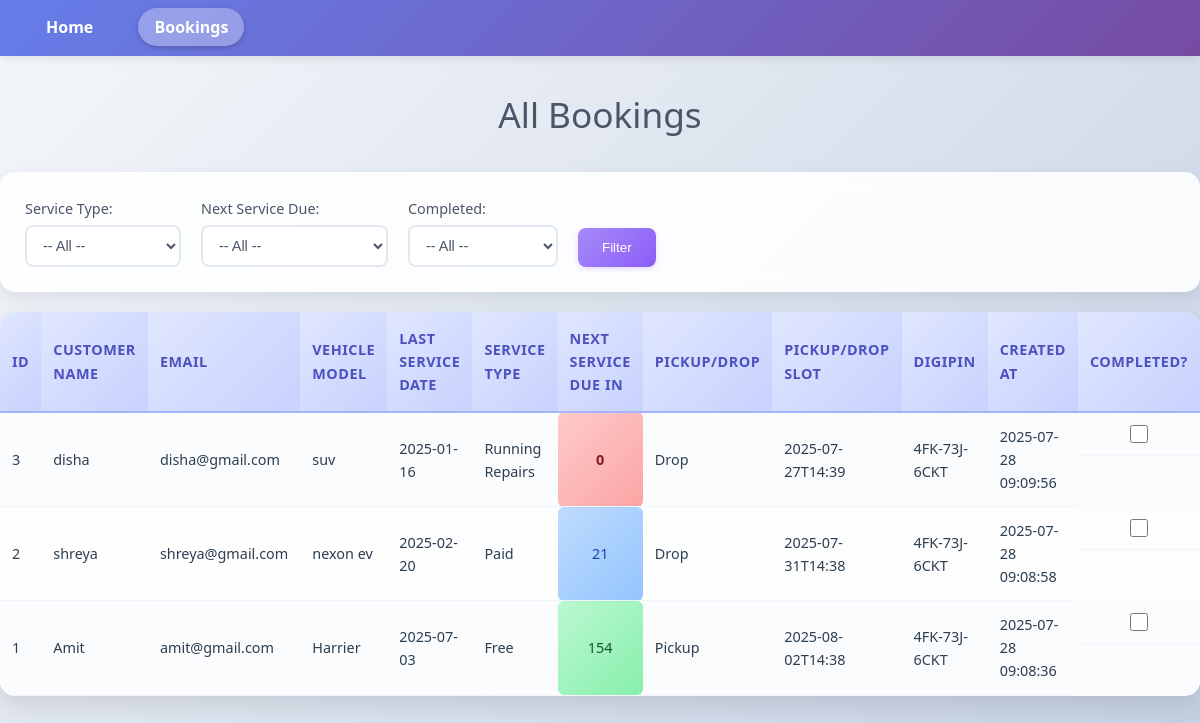
Before: /bookings with the older database file.
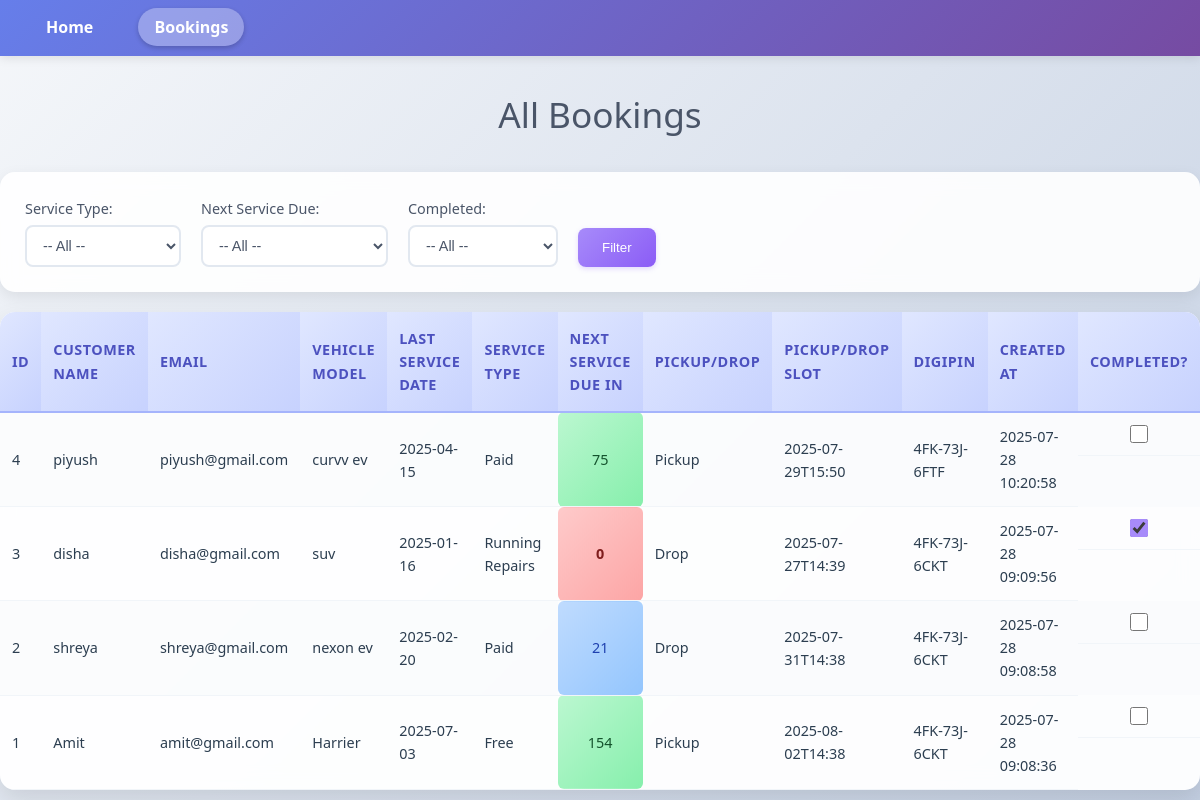
After: the same page with the newer database file.
### tables this page shows
CREATE TABLE bookings (
            id INTEGER PRIMARY KEY AUTOINCREMENT,
            customer_name TEXT,
            email TEXT,
            vehicle_model TEXT,
            license_plate TEXT,
            last_service_date TEXT,
            service_type TEXT,
            warranty_status TEXT,
            pickup_drop TEXT,
            slot TEXT,
            next_service_due_in_X_days TEXT,
            digipin TEXT,
            marked_as_completed INTEGER DEFAULT 0,
            created_at TIMESTAMP DEFAULT CURRENT_TIMESTAMP
        );

### ap4.py (the view, shortened to what this page needs)
@app.route("/bookings", methods=["GET", "POST"])
def bookings():
    service_type_filter = request.args.get("service_type", "").strip()
    next_due_filter = request.args.get("next_due", "").strip()
    marked_completed_filter = request.args.get("marked_completed", "").strip()
    query = "SELECT * FROM bookings WHERE 1=1"
    params = []
    if service_type_filter:
        query += " AND service_type = ?"
        params.append(service_type_filter)
    if next_due_filter:
        if next_due_filter == "due":
            query += " AND CAST(next_service_due_in_X_days AS INTEGER) <= 0"
        elif next_due_filter == "not_due":
            query += " AND CAST(next_service_due_in_X_days AS INTEGER) > 0"
    if marked_completed_filter in ("0", "1"):
        query += " AND marked_as_completed = ?"
        params.append(int(marked_completed_filter))
    query += " ORDER BY created_at DESC"
    with sqlite3.connect(DB_PATH) as conn:
        conn.row_factory = sqlite3.Row
        cur = conn.execute(query, params)
        bookings_list = cur.fetchall()
    print("Filters received:", service_type_filter, next_due_filter, marked_completed_filter)
    return render_template(
        "bookings.html",
        bookings=bookings_list,
        service_type_filter=service_type_filter,
        next_due_filter=next_due_filter,
        marked_completed_filter=marked_completed_filter,
    )

### templates/bookings.html (shortened to what this page needs)
<!DOCTYPE html>
<html>
<head>
</head>
<body>
    <nav>
        <a href="/">Home</a>
        <a href="/bookings" class="active">Bookings</a>
    </nav>
    <h1>All Bookings</h1>
    {% if bookings %}
    <div class="filter-container">
        <form method="get" action="{{ url_for('bookings') }}" id="filterForm" class="filter-form">
            <div class="filter-group">
                <label for="service_type">Service Type:</label>
                <select name="service_type" id="service_type">
                    <option value="">-- All --</option>
                </select>
            </div>
            <div class="filter-group">
                <label for="next_due">Next Service Due:</label>
                <select name="next_due" id="next_due">
                    <option value="">-- All --</option>
                </select>
            </div>
            <div class="filter-group">
                <label for="marked_completed">Completed:</label>
                <select name="marked_completed" id="marked_completed">
                    <option value="">-- All --</option>
                </select>
            </div>
            <button type="submit" class="filter-btn">Filter</button>
        </form>
    </div>
    <div class="table-container">
        <table>
            <tr>
                <th>ID</th>
                <th>Customer Name</th>
                <th>Email</th>
                <th>Vehicle Model</th>
                <th>Last Service Date</th>
                <th>Service Type</th>
                <th>Next Service Due In</th>
                <th>Pickup/Drop</th>
                <th>Pickup/Drop Slot</th>
                <th>DigiPIN</th>
                <th>Created At</th>
                <th>Completed?</th>
            </tr>
            {% for booking in bookings %}
            <tr>
                <td>{{ booking["id"] }}</td>
                <td>{{ booking["customer_name"] }}</td>
                <td>{{ booking["email"] }}</td>
                <td>{{ booking["vehicle_model"] }}</td>
                <td>{{ booking["last_service_date"] }}</td>
                <td>{{ booking["service_type"] }}</td>
                <td class="next-service-cell">{{ booking["next_service_due_in_X_days"] }}</td>
                <td>{{ booking["pickup_drop"] }}</td>
                <td>{{ booking["slot"] }}</td>
                <td>{{ booking["digipin"] }}</td>
                <td>{{ booking["created_at"] }}</td>
                <td class="checkbox-container">
                    <input type="checkbox" class="mark-completed-checkbox" data-booking-id="{{ booking['id'] }}"
                           {% if booking['marked_as_completed']|int == 1 %}checked{% endif %}>
                </td>
            </tr>
            {% endfor %}
        </table>
    </div>
    {% else %}
        <div class="no-bookings">
            <p>No bookings found.</p>
        </div>
    {% endif %}
</body>
</html>

### templates/bookings.html (style rules this page uses)
* { margin: 0; padding: 0; box-sizing: border-box; }
body { font-family: 'Segoe UI', Tahoma, Geneva, Verdana, sans-serif; background: linear-gradient(135deg, #f5f7fa 0%, #c3cfe2 100%); min-height: 100vh; color: #2c3e50; line-height: 1.6; }
nav { background: linear-gradient(135deg, #667eea 0%, #764ba2 100%); padding: 15px 30px; margin-bottom: 30px; box-shadow: 0 2px 10px rgba(0,0,0,0.1); }
nav a { margin-right: 25px; font-weight: 600; color: #ffffff; text-decoration: none; padding: 8px 16px; border-radius: 20px; transition: all 0.3s ease; }
nav a.active { background: rgba(255,255,255,0.3); box-shadow: 0 2px 5px rgba(0,0,0,0.2); }
h1 { text-align: center; color: #4a5568; margin-bottom: 30px; font-size: 2.2em; font-weight: 300; }
.filter-container { background: rgba(255,255,255,0.9); padding: 25px; border-radius: 15px; margin: 20px auto; max-width: 1200px; box-shadow: 0 5px 15px rgba(0,0,0,0.08); backdrop-filter: blur(10px); }
.filter-form { display: flex; flex-wrap: wrap; gap: 20px; align-items: end; }
.filter-group { display: flex; flex-direction: column; min-width: 150px; }
.filter-group label { font-weight: 500; color: #4a5568; margin-bottom: 5px; font-size: 0.9em; }
.filter-group select { padding: 10px 12px; border: 2px solid #e2e8f0; border-radius: 8px; background: white; color: #4a5568; font-size: 0.9em; transition: all 0.3s ease; }
.filter-btn { background: linear-gradient(135deg, #a78bfa 0%, #8b5cf6 100%); color: white; border: none; padding: 12px 24px; border-radius: 8px; font-weight: 500; cursor: pointer; transition: all 0.3s ease; box-shadow: 0 2px 5px rgba(167, 139, 250, 0.3); }
.table-container { background: rgba(255,255,255,0.95); border-radius: 15px; margin: 20px auto; max-width: 1400px; overflow: hidden; box-shadow: 0 10px 25px rgba(0,0,0,0.1); backdrop-filter: blur(10px); }
table { width: 100%; border-collapse: collapse; }
th { background: linear-gradient(135deg, #e0e7ff 0%, #c7d2fe 100%); padding: 15px 12px; text-align: left; font-weight: 600; color: #4c51bf; font-size: 0.9em; text-transform: uppercase; letter-spacing: 0.5px; border-bottom: 2px solid #a5b4fc; }
td { padding: 12px; border-bottom: 1px solid #f1f5f9; font-size: 0.9em; vertical-align: middle; }
tr:nth-child(even) { background: rgba(248, 250, 252, 0.5); }
.priority-overdue { background: linear-gradient(135deg, #fecaca 0%, #fca5a5 100%) !important; color: #7f1d1d; font-weight: 600; border-radius: 6px; padding: 6px 10px; text-align: center; }
.priority-due-later { background: linear-gradient(135deg, #bfdbfe 0%, #93c5fd 100%) !important; color: #1e40af; font-weight: 500; border-radius: 6px; padding: 6px 10px; text-align: center; }
.priority-not-due { background: linear-gradient(135deg, #bbf7d0 0%, #86efac 100%) !important; color: #14532d; font-weight: 500; border-radius: 6px; padding: 6px 10px; text-align: center; }
.checkbox-container { display: flex; justify-content: center; align-items: center; }
.mark-completed-checkbox { width: 18px; height: 18px; accent-color: #a78bfa; cursor: pointer; }

Changed rows visible on the page:
added bookings: id "4", customer_name "piyush", email "piyush@gmail.com", vehicle_model "curvv ev", last_service_date "2025-04-15", service_type "Paid", next_service_due_in_X_days "75", pickup_drop "Pickup", slot "2025-07-29T15:50", digipin "4FK-73J-6FTF", created_at "2025-07-28 10:20:58"
changed bookings "disha": marked_as_completed "☐" → "☑"
